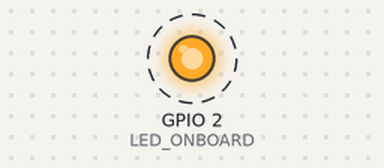
Bench run of a program on a simulated ESP32. Parts: output pins drawn as LEDs (lit = HIGH). Dashed ring = blinking. What the program prints to the serial monitor is not drawn.

Above: at 3.2 s.
Timing chart, 0 to 6.0 s (numbered marks = the images above):
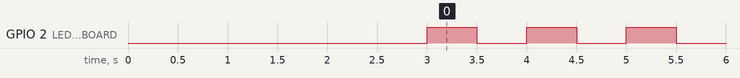

The program:

main.cpp
```cpp
// (licence header left out)
/*==================[inclusions]=============================================*/

#include <Arduino.h>

/*==================[macros and definitions]=================================*/

// GENERAL BEHAVIOUR SETTINGS
#define INIT_DELAY       3000
#define SERIAL_BAURDATE  115200
#define LED_ONBOARD      2
// APPLICATION SETTINGS
#define LED_DELAY        500

/*==================[internal data declaration]==============================*/

/*==================[internal functions declaration]=========================*/

void App_Init (void);
void App_Loop (void);

/*==================[internal data definition]===============================*/

/*==================[external data definition]===============================*/

/*==================[internal functions definition]==========================*/

void App_Init(){
    // wait a moment before start
    delay(INIT_DELAY);
    // Configure serial port at 115200 baudrios
    Serial.begin(SERIAL_BAURDATE);
    // Configure pins of buttons and leds
    pinMode(LED_ONBOARD, OUTPUT);
    // print to console Init message
    Serial.println("\n\n\rWelcome to Embed IoT Core - https://www.gotoiot.com");
    // Leave built in led on
    digitalWrite(LED_ONBOARD, false);
}

void App_Loop(){
    digitalWrite(LED_ONBOARD, true);
    Serial.println("LED on");
    delay(LED_DELAY);
    digitalWrite(LED_ONBOARD, false);
    Serial.println("LED off");
    delay(LED_DELAY);
}

/*==================[external functions definition]==========================*/

void setup(){
    App_Init();
}

void loop(){
    App_Loop();
}

/*==================[end of file]============================================*/
```

Measured:
- by itself, GPIO 2 (LED_ONBOARD): alternates HIGH for 0.50 s and LOW for 0.50 s
